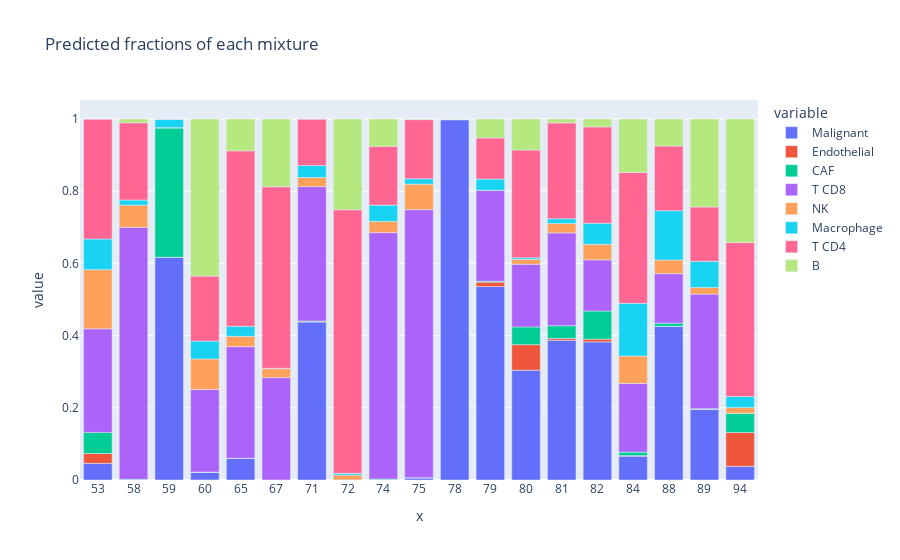

Notebook source saved alongside this figure:
### Code cell
fig = px.bar(
    fractions_csx,  # .astype(index={"mixture_id": str}),
    x=fractions_csx.index.astype(str),
    y=fractions_csx.columns,
    title="Predicted fractions of each mixture",
)

fig.show()

### Figure 1 — Plotly figure (JSON) as saved in the notebook; plotly's stock layout.template omitted (floating-point values rounded to 4 significant figures)
{"data": [{"alignmentgroup": "True", "hovertemplate": "variable=Malignant<br>x=%{x}<br>value=%{y}<extra></extra>", "legendgroup": "Malignant", "marker": {"color": "#636efa", "pattern": {"shape": ""}}, "name": "Malignant", "offsetgroup": "Malignant", "orientation": "v", "showlegend": true, "textposition": "auto", "type": "bar", "x": ["53", "58", "59", "60", "65", "67", "71", "72", "74", "75", "78", "79", "80", "81", "82", "84", "88", "89", "94"], "xaxis": "x", "y": [0.04618, 0, 0.6171, 0.02184, 0.05954, 0, 0.4381, 0, 0, 0.006329, 0.9982, 0.5359, 0.3043, 0.3872, 0.3826, 0.0661, 0.4256, 0.1953, 0.03795], "yaxis": "y"}, {"alignmentgroup": "True", "hovertemplate": "variable=Endothelial<br>x=%{x}<br>value=%{y}<extra></extra>", "legendgroup": "Endothelial", "marker": {"color": "#EF553B", "pattern": {"shape": ""}}, "name": "Endothelial", "offsetgroup": "Endothelial", "orientation": "v", "showlegend": true, "textposition": "auto", "type": "bar", "x": ["53", "58", "59", "60", "65", "67", "71", "72", "74", "75", "78", "79", "80", "81", "82", "84", "88", "89", "94"], "xaxis": "x", "y": [0.02726, 0, 9.779e-07, 0.0001732, 0, 0, 0.0004665, 0, 0.0005446, 1.825e-05, 0, 0.01213, 0.07055, 0.005089, 0.00758, 0.001412, 0, 0.0004235, 0.09373], "yaxis": "y"}, {"alignmentgroup": "True", "hovertemplate": "variable=CAF<br>x=%{x}<br>value=%{y}<extra></extra>", "legendgroup": "CAF", "marker": {"color": "#00cc96", "pattern": {"shape": ""}}, "name": "CAF", "offsetgroup": "CAF", "orientation": "v", "showlegend": true, "textposition": "auto", "type": "bar", "x": ["53", "58", "59", "60", "65", "67", "71", "72", "74", "75", "78", "79", "80", "81", "82", "84", "88", "89", "94"], "xaxis": "x", "y": [0.05842, 0.002111, 0.3587, 0, 0.000411, 7.918e-06, 0.00184, 0.0003465, 0.002177, 0, 0.0005885, 0.002669, 0.04929, 0.03524, 0.07804, 0.00971, 0.008931, 0.001643, 0.05323], "yaxis": "y"}, {"alignmentgroup": "True", "hovertemplate": "variable=T CD8<br>x=%{x}<br>value=%{y}<extra></extra>", "legendgroup": "T CD8", "marker": {"color": "#ab63fa", "pattern": {"shape": ""}}, "name": "T CD8", "offsetgroup": "T CD8", "orientation": "v", "showlegend": true, "textposition": "auto", "type": "bar", "x": ["53", "58", "59", "60", "65", "67", "71", "72", "74", "75", "78", "79", "80", "81", "82", "84", "88", "89", "94"], "xaxis": "x", "y": [0.2869, 0.6979, 0, 0.2287, 0.3094, 0.2837, 0.3723, 0, 0.6825, 0.7425, 0, 0.2521, 0.1737, 0.2569, 0.1417, 0.1903, 0.1371, 0.3175, 0], "yaxis": "y"}, {"alignmentgroup": "True", "hovertemplate": "variable=NK<br>x=%{x}<br>value=%{y}<extra></extra>", "legendgroup": "NK", "marker": {"color": "#FFA15A", "pattern": {"shape": ""}}, "name": "NK", "offsetgroup": "NK", "orientation": "v", "showlegend": true, "textposition": "auto", "type": "bar", "x": ["53", "58", "59", "60", "65", "67", "71", "72", "74", "75", "78", "79", "80", "81", "82", "84", "88", "89", "94"], "xaxis": "x", "y": [0.164, 0.06141, 0.0002397, 0.08456, 0.02867, 0.02477, 0.02517, 0.01337, 0.03092, 0.07074, 0, 0, 0.01335, 0.026, 0.04297, 0.07586, 0.03779, 0.01817, 0.01569], "yaxis": "y"}, {"alignmentgroup": "True", "hovertemplate": "variable=Macrophage<br>x=%{x}<br>value=%{y}<extra></extra>", "legendgroup": "Macrophage", "marker": {"color": "#19d3f3", "pattern": {"shape": ""}}, "name": "Macrophage", "offsetgroup": "Macrophage", "orientation": "v", "showlegend": true, "textposition": "auto", "type": "bar", "x": ["53", "58", "59", "60", "65", "67", "71", "72", "74", "75", "78", "79", "80", "81", "82", "84", "88", "89", "94"], "xaxis": "x", "y": [0.08498, 0.01409, 0.02346, 0.04965, 0.02797, 0.0009146, 0.03353, 0.004722, 0.04527, 0.01487, 0, 0.03082, 0.004457, 0.01344, 0.05849, 0.1461, 0.1366, 0.07268, 0.03072], "yaxis": "y"}, {"alignmentgroup": "True", "hovertemplate": "variable=T CD4<br>x=%{x}<br>value=%{y}<extra></extra>", "legendgroup": "T CD4", "marker": {"color": "#FF6692", "pattern": {"shape": ""}}, "name": "T CD4", "offsetgroup": "T CD4", "orientation": "v", "showlegend": true, "textposition": "auto", "type": "bar", "x": ["53", "58", "59", "60", "65", "67", "71", "72", "74", "75", "78", "79", "80", "81", "82", "84", "88", "89", "94"], "xaxis": "x", "y": [0.3323, 0.214, 0.0005533, 0.1799, 0.4858, 0.5029, 0.1285, 0.7301, 0.163, 0.1638, 0.0001331, 0.1141, 0.2985, 0.2653, 0.2667, 0.3624, 0.1791, 0.1506, 0.4265], "yaxis": "y"}, {"alignmentgroup": "True", "hovertemplate": "variable=B<br>x=%{x}<br>value=%{y}<extra></extra>", "legendgroup": "B", "marker": {"color": "#B6E880", "pattern": {"shape": ""}}, "name": "B", "offsetgroup": "B", "orientation": "v", "showlegend": true, "textposition": "auto", "type": "bar", "x": ["53", "58", "59", "60", "65", "67", "71", "72", "74", "75", "78", "79", "80", "81", "82", "84", "88", "89", "94"], "xaxis": "x", "y": [0, 0.01048, 0, 0.4352, 0.08812, 0.1878, 0.0001341, 0.2515, 0.0756, 0.001705, 0.001037, 0.05233, 0.08587, 0.01086, 0.0219, 0.1481, 0.07481, 0.2436, 0.3422], "yaxis": "y"}], "layout": {"autosize": true, "barmode": "relative", "legend": {"title": {"text": "variable"}, "tracegroupgap": 0}, "title": {"text": "Predicted fractions of each mixture"}, "xaxis": {"anchor": "y", "autorange": true, "domain": [0, 1], "range": [-0.5, 18.5], "title": {"text": "x"}, "type": "category"}, "yaxis": {"anchor": "x", "autorange": true, "domain": [0, 1], "range": [0, 1.053], "title": {"text": "value"}, "type": "linear"}}}
